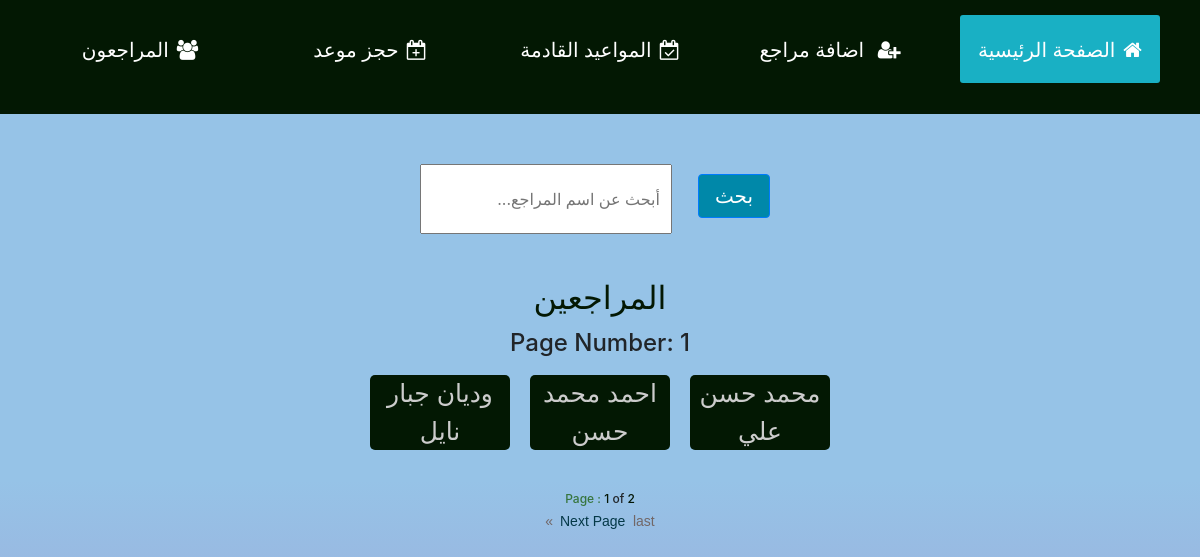
/all_patients (signed in), run on the app's committed database.
### dentist/models.py (models this page shows, shortened)
class Patients(models.Model):
    male = "m"
    female = "f"
    gender_type = [
        (male, "m"),
        (female, "f")
    ]
    name = models.CharField(max_length=64)
    age = models.IntegerField(null=True)
    gender = models.CharField(max_length=2, choices=gender_type, default=female, null=True, blank=True)
    contact_number = models.IntegerField(null=True, blank=True)
    remaining_amount = models.IntegerField(default=0)
    date_created = models.DateTimeField(auto_now_add=True)

### dentist/views.py (the view)
# urls.py: path('all_patients', views.all_patients, name="all_patients"),
@login_required()
def all_patients(request):
    patients = Patients.objects.all()
    paginator = Paginator(patients, 3)
    page_number= request.GET.get('page')
    pages = paginator.get_page(page_number)
    return render(request, 'dentist/patients.html',{
        "patients": patients,
        "pages": pages
    })

### dentist/templates/dentist/patients.html (shortened to what this page needs)
{% extends 'dentist/layout.html' %}
{% load static %}
{% block content %}
<div class="search__wrapper">
    <form action="{% url 'search' %}" method="GET">
        <input type="text" class="search__box"  name="search" placeholder="أبحث عن اسم المراجع...">
        <input type="submit" class="btn btn-primary" value="بحث">
    </form>
</div>
<div class="patients_wrapper">
    <div class="list_of_names">
        <h2>المراجعين</h2>
    </div>
    <div class="page_no">
        <h4>Page Number: {{pages.number}}</h4>
    </div>
    <div class="patients__list">
        {% for patient in pages.object_list %}
            <div class="patient_item">
                <a href="{% url 'patient' patient.id %}"> {{patient.name}}</a>
            </div>
        {% endfor %}
    </div>
</div>
<div class="page_links">
    <div class="current">
       <span id="page_word">Page :</span> <span class="num">{{ pages.number }}</span>  of <span class="num">{{ pages.paginator.num_pages}}</span>
    </div>
    {% if pages.has_next %}
    <a href="{% url 'all_patients' %}?page={{ pages.next_page_number }}" id="next_1">Next Page</a>
    <a href="{% url 'all_patients' %}?page={{ pages.paginator.num_pages }}" id="last_1">last &raquo;</a>
    {% endif %}
</div>
{% endblock%}

### dentist/static/dentist/layout_style.css (style rules this page uses)
* { margin: 0; padding: 0; box-sizing: border-box; }
html { height: 100%; }
body { margin: 0; font-family: Arial, Helvetica, sans-serif; width: 100%; background-image: linear-gradient(rgb(150, 195, 231) 60%, rgb(159, 159, 211)); height: 100%; padding: 0; top: 0; bottom: 0; left: 0; right: 0; box-sizing: border-box; min-height: 100%; }

### dentist/static/dentist/index.css (style rules this page uses)
li, a, button { font-family: Arial, Helvetica, sans-serif; font-weight: 500; font-size: 25px; color: #edf0f1; text-decoration: none; }
.patients_wrapper { width: 40%; margin: auto; border-radius: 10px; padding: 0px; margin-top: 40px; }
.patients_wrapper .list_of_names { width: 100%; height: 50px; text-align: center; border-radius: 10px; line-height: 80%; }
.list_of_names h2 { color: #ccc; border-radius: 10px; margin-bottom: 30px; color: rgb(3, 24, 3); }
.page_no { text-align: center; }
.patients__list { display: grid; grid-template-columns: repeat(3, 1fr); width: 100%; margin: auto; list-style: none; text-align: center; }
.patients__list .patient_item { background: rgb(3, 24, 3); border-radius: 5px; margin: 10px; }
.patients__list .patient_item a { color: #ccc; }
.current { font-size: 12px; font-weight: 500; }
.current #page_word { color: rgb(55, 117, 61); }
.current .num { color: rgb(3, 22, 5); }
.search__wrapper { margin: auto; width: 30%; margin-top: 50px; }
.search__box { display: inline-block; width: 70%; height: 70px; padding: 10px; margin-bottom: 5px; }
.search__wrapper input[type=submit] { background-color:rgba(0, 136, 169, 1); width: 20%; height: auto; font-size: 20px; float: right; margin: 10px; }
.page_links { width: 40%; margin: auto; margin-top: 30px; text-align: center; display: block; }
.page_links a { font-size: 12px; margin: 3px 3px 1px 3px; }
.page_links #first, .page_links #last_1 { color: rgb(114, 103, 103); font-weight: 500; font-size: 14px; }
.page_links #pre_1, .page_links #next_1 { color: rgb(4, 56, 71); font-weight: 500; font-size: 14px; }

### data on the page
Patients: name "محمد حسن علي"
Patients: name "احمد محمد حسن"
Patients: name "وديان جبار نايل"

### other printed values
{{ pages.number }} "1"
{{ pages.paginator.num_pages }} "2"
